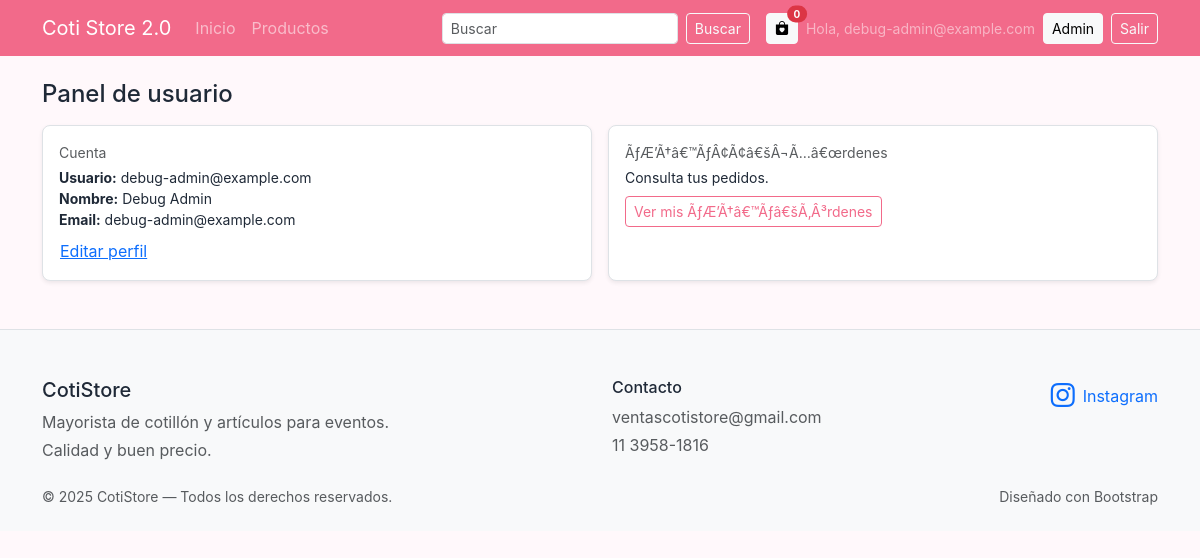
The page /panel/usuario/ (signed in) on the database its author committed.
### users/models.py (models this page shows, shortened)
class CustomUser(AbstractUser):
    ROLE_CHOICES = (
        ("user", "Usuario"),
        ("admin", "Administrador"),
    )
    APPROVAL_CHOICES = (
        ("pending", "Pendiente"),
        ("approved", "Aprobado"),
        ("rejected", "Rechazado"),
    )
    name = models.CharField("nombre", max_length=150, blank=True, default="")
    phone = models.CharField("telefono", max_length=50, blank=True, default="")
    document_number = models.CharField("dni/cuil", max_length=40, blank=True, default="")
    address = models.CharField("direccion", max_length=255, blank=True, default="")
    city = models.CharField("ciudad", max_length=120, blank=True, default="")
    zip_code = models.CharField("codigo postal", max_length=20, blank=True, default="")
    avatar = models.ImageField("avatar", upload_to="avatars/", blank=True, null=True)
    role = models.CharField("rol", max_length=10, choices=ROLE_CHOICES, default="user")
    approval_status = models.CharField("estado de aprobacion", max_length=10, choices=APPROVAL_CHOICES, default="pending")
    welcome_email_sent_at = models.DateTimeField("bienvenida enviada el", null=True, blank=True)
    last_password_changed_at = models.DateTimeField("ultima clave cambiada el", null=True, blank=True)
    must_change_password = models.BooleanField("debe cambiar clave", default=False)
    shipping_quote_amount = models.DecimalField("presupuesto de envio", max_digits=12, decimal_places=2, null=True, blank=True)
    shipping_quote_note = models.TextField("detalle de envio", blank=True, default="")
    shipping_quote_updated_at = models.DateTimeField("presupuesto de envio actualizado el", null=True, blank=True)
    groups = models.ManyToManyField(
        "auth.Group",
        related_name="customuser_set",
        blank=True,
        help_text="Grupos de permisos heredados."
    )
    user_permissions = models.ManyToManyField(
        "auth.Permission",
        related_name="customuser_set",
        blank=True,
        help_text="Permisos específicos para el usuario."
    )
    class Meta:
        verbose_name = "Usuario"
        verbose_name_plural = "Usuarios"

### products/views.py (the view)
# urls.py: path("panel/usuario/", UserDashboardView.as_view(), name="user-panel"),
class UserDashboardView(LoginRequiredMixin, generic.TemplateView):
    template_name = "panel/user_dashboard.html"

### templates/panel/user_dashboard.html (shortened to what this page needs)
{% extends "base.html" %}
{% block content %}
<h1 class="h4 mb-3">Panel de usuario</h1>
<div class="row g-3">
  <div class="col-md-6">
    <div class="p-3 bg-white border rounded-3 shadow-sm h-100">
      <p class="text-muted small mb-1">Cuenta</p>
      <ul class="list-unstyled mb-0 small">
        <li><strong>Usuario:</strong> {{ request.user.username }}</li>
        <li><strong>Nombre:</strong> {{ request.user.name }}</li>
        <li><strong>Email:</strong> {{ request.user.email }}</li>
      </ul>
      <a class="btn btn-link p-0 mt-2" href="{% url 'account' %}">Editar perfil</a>
    </div>
  </div>
  <div class="col-md-6">
    <div class="p-3 bg-white border rounded-3 shadow-sm h-100">
      <p class="text-muted small mb-1">ÃƒÆ’Ã†â€™ÃƒÂ¢Ã¢â€šÂ¬Ã…â€œrdenes</p>
      <p class="mb-2 small">Consulta tus pedidos.</p>
      <a class="btn btn-outline-primary btn-sm" href="{% url 'orders-mine' %}">Ver mis ÃƒÆ’Ã†â€™Ãƒâ€šÃ‚Â³rdenes</a>
    </div>
  </div>
</div>
{% endblock %}

### templates/base.html (shortened to what this page needs)
<!DOCTYPE html>
<html lang="es">
<head>
  <link rel="stylesheet" href="https://cdn.jsdelivr.net/npm/bootstrap@5.3.3/dist/css/bootstrap.min.css">
  <link rel="stylesheet" href="https://cdn.jsdelivr.net/npm/bootstrap-icons@1.11.3/font/bootstrap-icons.css">
</head>
<body>
  <nav class="navbar navbar-expand-lg navbar-dark navbar-custom mb-4">
    <div class="container">
      <a class="navbar-brand d-flex align-items-center gap-2" href="/">
        <span>Coti Store 2.0</span>
      </a>
      <div class="collapse navbar-collapse" id="mainNav">
        <ul class="navbar-nav me-auto">
          <li class="nav-item"><a class="nav-link" href="/">Inicio</a></li>
          <li class="nav-item"><a class="nav-link" href="{% url 'catalogo' %}">Productos</a></li>
        </ul>
        <form class="d-flex me-3" action="{% url 'catalogo' %}" method="get" role="search">
          <input class="form-control form-control-sm me-2" type="search" name="q" placeholder="Buscar" aria-label="Buscar">
          <button class="btn btn-sm btn-outline-light" type="submit">Buscar</button>
        </form>
        <div class="d-flex align-items-center gap-2">
          <button class="btn btn-sm btn-light position-relative" type="button" data-bs-toggle="offcanvas" data-bs-target="#offcanvasScrolling" aria-controls="offcanvasScrolling" title="Carrito">
            <i class="bi bi-bag-heart-fill"></i>
            <span class="position-absolute top-0 start-100 translate-middle badge rounded-pill bg-danger" id="cartCountBadge" style="font-size:10px;">0</span>
          </button>
          {% if user.is_authenticated %}
            <span class="text-white-50 small d-none d-md-inline">Hola, {{ user.username }}</span>
            {% if user.is_staff or user.is_superuser %}
              <a class="btn btn-sm btn-light" href="{% url 'admin:index' %}">Admin</a>
            {% else %}
              <a class="btn btn-sm btn-light" href="{% url 'account' %}">Mi cuenta</a>
            {% endif %}
            <form action="{% url 'logout' %}" method="post" class="d-inline">
              <button class="btn btn-sm btn-outline-light" type="submit">Salir</button>
            </form>
          {% else %}
            <a class="btn btn-sm btn-outline-light" href="{% url 'login' %}">Iniciar sesión</a>
            <a class="btn btn-sm btn-light" href="{% url 'signup' %}">Registrarse</a>
          {% endif %}
        </div>
      </div>
    </div>
  </nav>
  <main class="container mb-5">
    {% block content %}{% endblock %}
  </main>
  <footer class="pt-5 pb-4 bg-light border-top">
    <div class="container">
      <div class="row g-4">
        <div class="col-md-6">
          <h5 class="mb-2">CotiStore</h5>
          <p class="mb-1 text-muted">Mayorista de cotillón y artículos para eventos.</p>
          <p class="mb-0 text-muted">Calidad y buen precio.</p>
        </div>
        <div class="col-md-3">
          <h6 class="mb-2">Contacto</h6>
          <p class="mb-1 text-muted">ventascotistore@gmail.com</p>
          <p class="mb-0 text-muted">11 3958-1816</p>
        </div>
        <div class="col-md-3 d-flex align-items-start justify-content-md-end">
          <a class="text-primary d-flex align-items-center gap-2 text-decoration-none" href="https://www.instagram.com/cotistore_mayorista" target="_blank" rel="noopener noreferrer">
            <i class="bi bi-instagram fs-4"></i>
            <span>Instagram</span>
          </a>
        </div>
      </div>
      <div class="d-flex justify-content-between align-items-center small text-muted mt-4">
        <span>&copy; 2025 CotiStore — Todos los derechos reservados.</span>
        <span>Diseñado con Bootstrap</span>
      </div>
    </div>
  </footer>
</body>
</html>

### rows shown on the page
CustomUser: username "debug-admin@example.com", user.username "debug-admin@example.com", user.name "Debug Admin", user.email "debug-admin@example.com"
